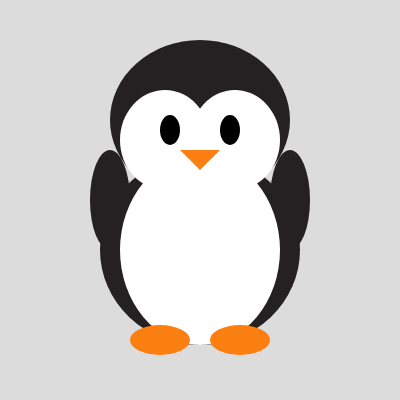
Frame 1 (no input)
Frame 60 (no input): identical to frame 1, image omitted
Frame 120 (the mouse pressed at the canvas centre since frame 60): identical to frame 1, image omitted

The p5.js sketch that drew this single still picture (run headless with seeded random() and noise() and a simulated clock; from frame 60 on, the mouse is pressed at the canvas centre):

// p5.js sketch
// ── sketch.js
function setup() {
  createCanvas(400, 400);
}

function draw() {
  background(220);
  noStroke();
  //head
  fill(36, 33, 34);
  ellipse(200, 120, 180, 160);
  //arms
  fill(36, 33, 34);
  ellipse(110, 200, 40, 100);
  ellipse(290, 200, 40, 100);
  //body
  fill(36, 33, 34);
  ellipse(200, 250, 200, 190)
  //face
  fill(255);
  ellipse(165, 140, 90, 100);
  ellipse(235, 140, 90, 100);
  ellipse(200, 170, 120, 60);
  //belly
  fill(255);
  ellipse(200, 250, 160, 190);
  //eyes
  fill(0);
  ellipse(170, 130, 20, 30);
  ellipse(230, 130, 20, 30);
  //mouth
  fill(252, 127, 18);
  triangle(180, 150, 220, 150, 200, 170);
  //feet
  fill(252, 127, 18);
  ellipse(160, 340, 60, 30);
  ellipse(240, 340, 60, 30)
}
